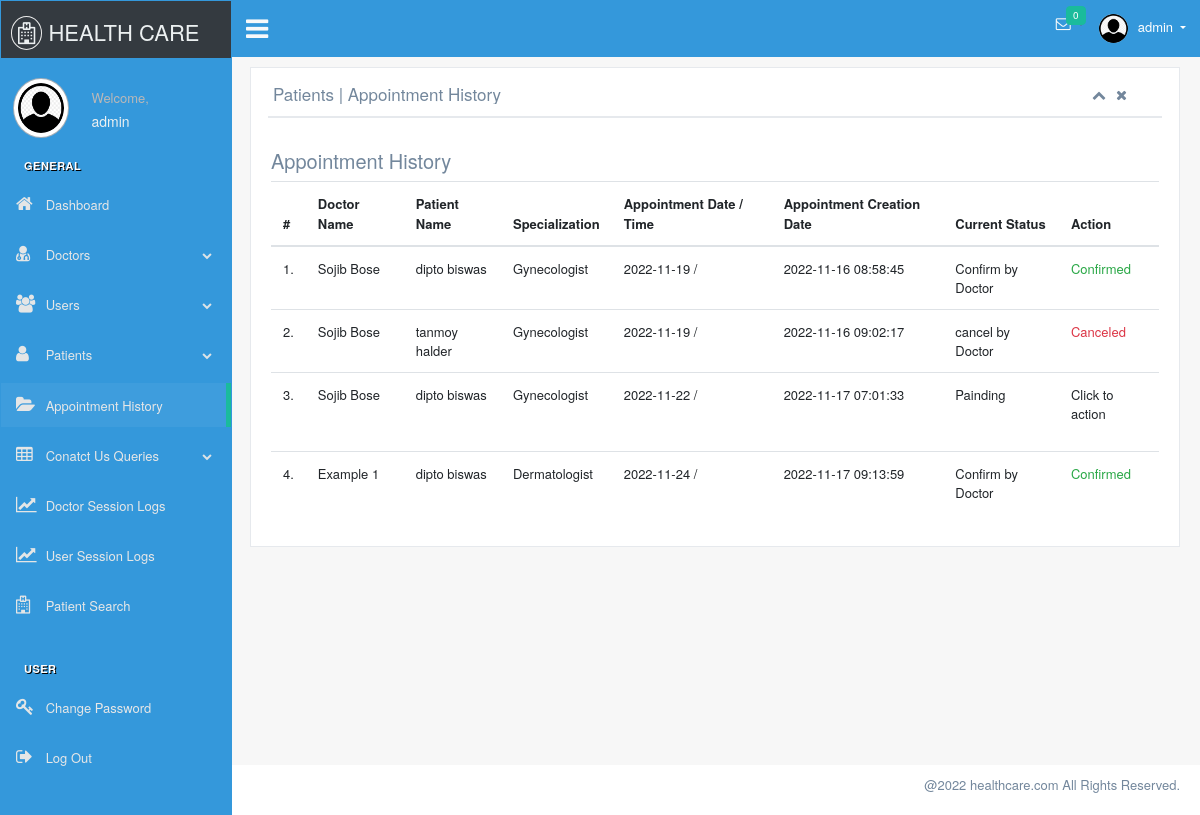
The page /admin/appointment-history.php (signed in) on the database its author committed.
### tables this page shows
CREATE TABLE `appointment` (
  `id` int(11) NOT NULL,
  `PatientName` varchar(255) DEFAULT NULL,
  `gender` varchar(1) DEFAULT NULL,
  `doctorId` int(11) DEFAULT NULL,
  `userId` int(11) DEFAULT NULL,
  `appointmentDate` varchar(255) DEFAULT NULL,
  `appointmentTime` varchar(255) DEFAULT NULL,
  `postingDate` timestamp NULL DEFAULT current_timestamp(),
  `appstatus` int(11) DEFAULT 0,
  `userStatus` int(11) NOT NULL DEFAULT 0,
  `doctorStatus` int(11) NOT NULL DEFAULT 0,
  `updationDate` timestamp NULL DEFAULT NULL ON UPDATE current_timestamp(),
  `sms` longtext DEFAULT NULL
);

CREATE TABLE `doctors` (
  `id` int(11) NOT NULL,
  `specilization` int(11) DEFAULT NULL,
  `doctorName` varchar(255) DEFAULT NULL,
  `address` longtext DEFAULT NULL,
  `docFees` int(11) DEFAULT NULL,
  `contactno` bigint(11) DEFAULT NULL,
  `docEmail` varchar(255) DEFAULT NULL,
  `password` varchar(255) DEFAULT NULL,
  `pp` varchar(100) DEFAULT 'demo.jpg',
  `qual` varchar(300) DEFAULT NULL,
  `about` longtext DEFAULT NULL,
  `creationDate` timestamp NULL DEFAULT current_timestamp(),
  `updationDate` timestamp NULL DEFAULT NULL ON UPDATE current_timestamp()
);

CREATE TABLE `doctorspecilization` (
  `id` int(11) NOT NULL,
  `specilization` varchar(255) DEFAULT NULL,
  `fee` int(11) DEFAULT NULL,
  `dis` longtext DEFAULT NULL,
  `img` varchar(100) DEFAULT NULL,
  `creationDate` timestamp NULL DEFAULT current_timestamp(),
  `updationDate` timestamp NULL DEFAULT NULL ON UPDATE current_timestamp()
);

### admin/appointment-history.php (the view, shortened to what this page needs)
<!DOCTYPE html>
<html lang="en">
<head>
	<?php include 'include/head.php'; ?>
</head>
<body class="nav-md">
	<?php include('include/header.php'); ?>
	<div class="row">
		<div class="col-md-12">
			<h5 class="over-title margin-bottom-15">Appointment <span class="text-bold">History</span></h5>
			<table class="table table-hover" id="sample-table-1">
				<thead>
					<tr>
						<th class="center">#</th>
						<th class="hidden-xs">Doctor Name</th>
						<th>Patient Name</th>
						<th>Specialization</th>
						<th>Appointment Date / Time </th>
						<th>Appointment Creation Date </th>
						<th>Current Status</th>
						<th>Action</th>
					</tr>
				</thead>
				<tbody>
					<?php
					$sql = mysqli_query($con, "select PatientName,specilization,doctors.doctorName as docname,users.fullName as pname,appointment.*  from appointment join doctors on doctors.id=appointment.doctorId join users on users.id=appointment.userId ");
					$cnt = 1;
					while ($row = mysqli_fetch_array($sql)) {
						$gedpid = $row['specilization'];
						$get_dep = mysqli_query($con, "select * from doctorspecilization where id = $gedpid");
						$getr = mysqli_fetch_assoc($get_dep);
						$dep = $getr['specilization'];
					?>
						<tr>
							<td class="center"><?php echo $cnt; ?>.</td>
							<td class="hidden-xs"><?php echo $row['docname']; ?></td>
							<td class="hidden-xs"><?php echo $row['PatientName']; ?></td>
							<td><?php echo $dep ?></td>
							<td><?php echo $row['appointmentDate']; ?> / <?php echo
																			$row['appointmentTime']; ?>
							</td>
							<td><?php echo $row['postingDate']; ?></td>
							<td>
								<?php
								if (($row['userStatus'] == 0) && ($row['doctorStatus'] == 0) && ($row['appstatus'] == 0)) {
									echo "Painding";
								}
								if (($row['userStatus'] == 0) && ($row['doctorStatus'] == 1) && ($row['appstatus'] == 0)) {
									echo "Confirm by Doctor";
								}
								if (($row['userStatus'] == 0) && ($row['doctorStatus'] == 2) && ($row['appstatus'] == 0)) {
									echo "cancel by Doctor";
								}
								?></td>
							<td>
								<div class="visible-md visible-lg hidden-sm hidden-xs">
									<?php if (($row['userStatus'] == 0) && ($row['doctorStatus'] == 0) && ($row['appstatus'] == 0)) {
										echo "<p data-attr='" . $row['id'].",".$row['userId'] .",".$row['doctorId'] . "' class='ctcor' style='cursor:pointer;'>Click to action</p>";
									}elseif(($row['userStatus'] == 1) or ($row['doctorStatus'] == 2) or ($row['appstatus'] == 2)) {
										echo "<p class='text-danger'>Canceled</p>";
									}elseif (($row['userStatus'] == 0) && ($row['doctorStatus'] == 0) && ($row['appstatus'] == 0)) {
										echo "<p class='text-worning'>Painding</p>";
									} else {
										echo "<p class='text-success'>Confirmed</p>";
									} ?>
								</div>
							</td>
						</tr>
					<?php
						$cnt = $cnt + 1;
					} ?>
				</tbody>
			</table>
		</div>
	</div>
	<?php include('include/footer.php'); ?>
</body>

### rows shown on the page
appointment: doctorId.doctorName "Sojib Bose", PatientName "dipto biswas", doctorspecilization.specilization "Gynecologist", appointmentDate "2022-11-19", postingDate "2022-11-16 08:58:45", userStatus "Confirm by Doctor"
appointment: doctorId.doctorName "Sojib Bose", PatientName "tanmoy halder", doctorspecilization.specilization "Gynecologist", appointmentDate "2022-11-19", postingDate "2022-11-16 09:02:17", userStatus "cancel by Doctor"
appointment: doctorId.doctorName "Sojib Bose", PatientName "dipto biswas", doctorspecilization.specilization "Gynecologist", appointmentDate "2022-11-22", postingDate "2022-11-17 07:01:33", userStatus "Painding"
appointment: doctorId.doctorName "Example 1", PatientName "dipto biswas", doctorspecilization.specilization "Dermatologist", appointmentDate "2022-11-24", postingDate "2022-11-17 09:13:59", userStatus "Confirm by Doctor"

### other values the page prints
$_SESSION['login'] "admin"
$genoti "0"
$page_title "Patients | Appointment History"
